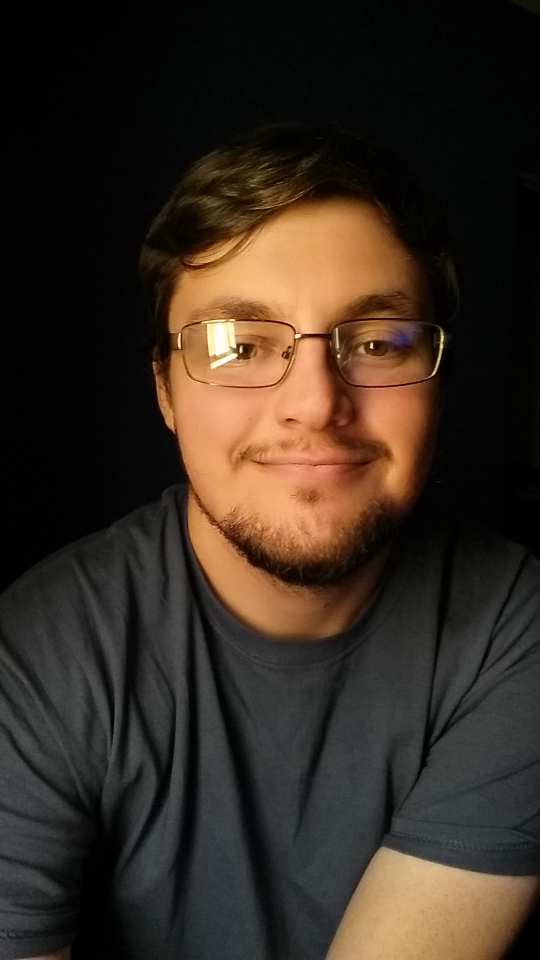
#> input picture Image processing/custom/20180601_154924.jpg, 1080 x 1920 px, given as the content of the folder custom/formatted/, which was not available (shown at 1/2 size)
$ python facedetect.py
#> lines starting #> are read from the running program, lines starting #| are printed output that depends on the picture; after the words box and inside, x2 and y2 are one past the last pixel; in counts of white or black regions, pixels touching at a corner belong together; pictures that were not available may be replaced by others from this repository, and a replacement may not be noted
#Detect and crop face from the designated image, then
#convert it to greyscale and rescale down to 48x48 pixels
import cv2
import glob
import shutil
import os
from PIL import Image

# deletes all previously formatted photos
direct = 'custom/formatted/'
for f in os.listdir(direct):
    os.remove(os.path.join(direct, f))

# copies all of the photos into /formatted to be processed
for filename in glob.glob('custom/*.jpg'):
    shutil.copy(filename, 'custom/formatted/')

# goes through all custom images and formats to be worked on
for filename in glob.glob('custom/formatted/*.jpg'):

    #Read the input image
    img = cv2.imread(filename)
#> img is the input picture: shape (1920, 1080, 3); mean B, G, R 33.3, 43.6, 55

    #Convert image to grayscale
    gray = cv2.cvtColor(img, cv2.COLOR_BGR2GRAY)
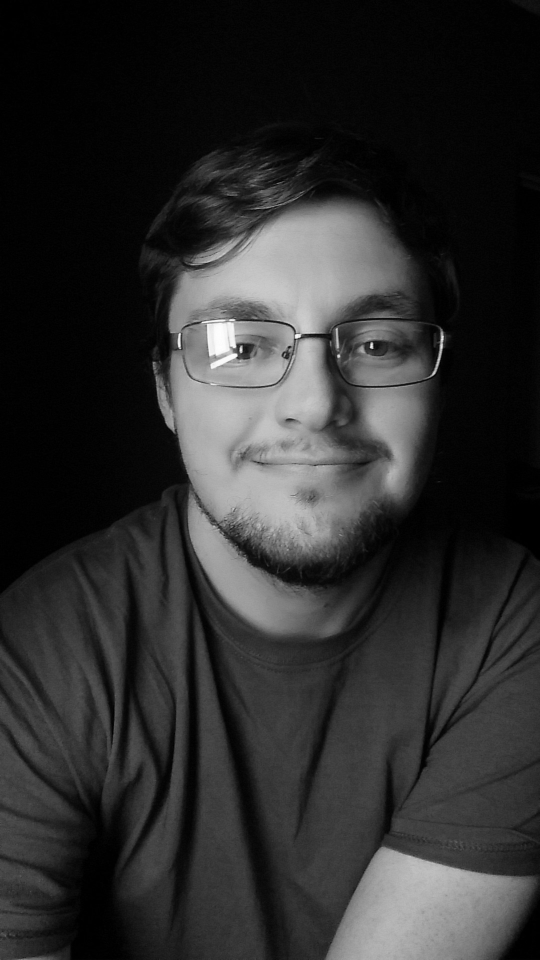
#> gray: shape (1920, 1080) (shown at 1/2 size); min 0, max 254, mean 45.8

    #Load haar cascade
    detector = cv2.CascadeClassifier('haarcascade_frontalface_alt2.xml')

    #Detect faces
    faces = detector.detectMultiScale(gray, 1.1, 5)
#> faces = [[284, 420, 679, 679]]

    #Draw rectangle around face and crop face
    for (x, y, w, h) in faces:
        cv2.rectangle(img, (x, y), (x+w, y+h), (0, 0, 255), 2)
        faces = img[y:y + h, x:x + w]
        cv2.imwrite(filename, faces)
#> this loop made 1 pass
#> pass 1, `faces = img[y:y + h, x:x + w]`:
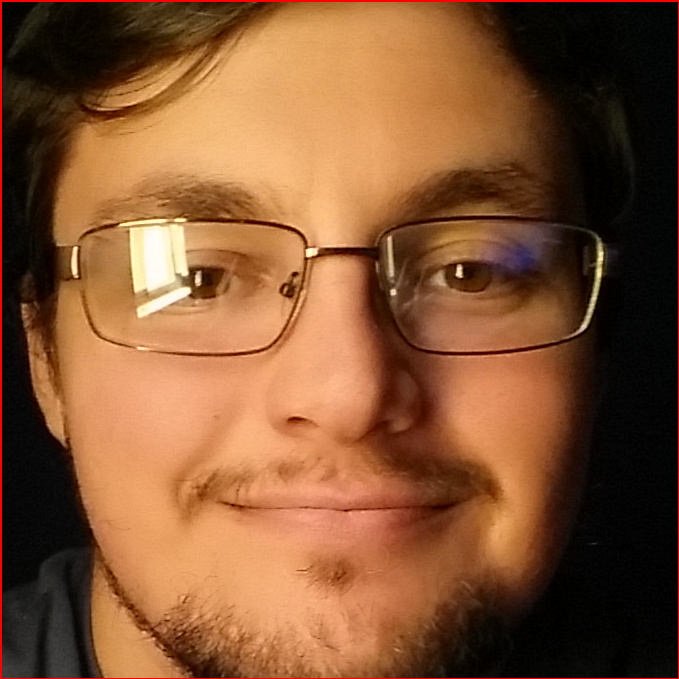
#> faces: shape (679, 679, 3); mean B, G, R 51.7, 84.9, 131.5
#> after the loop:
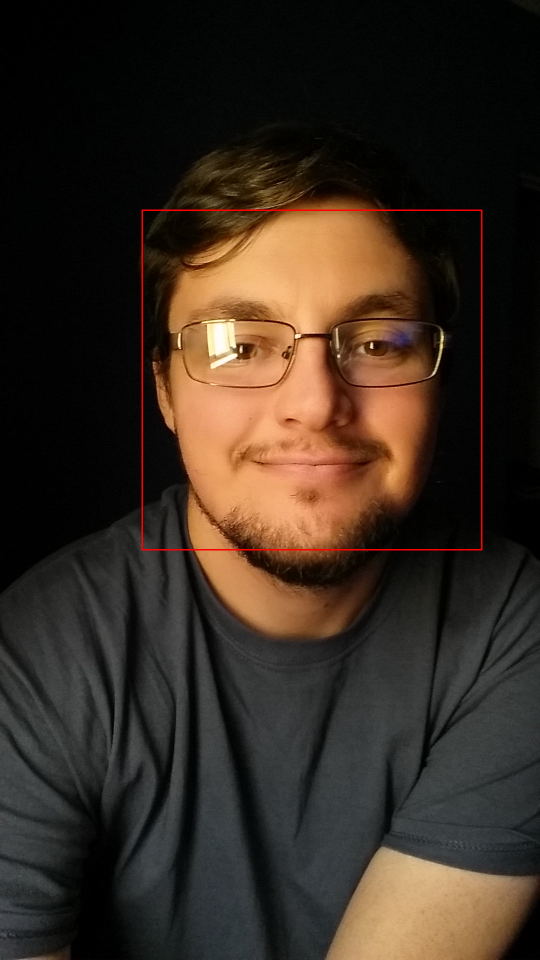
#> img: shape (1920, 1080, 3) (shown at 1/2 size); 0.39% of pixels changed, all inside (x1, y1, x2, y2) = (283, 419, 965, 1101)

# Convert cropped .jpg image to grayscale and scale down to 48x48 pixels, then save as .png and delete .jpg
for filename in glob.glob('custom/formatted/*.jpg'):
    if(filename.endswith(".jpg")):
        scaling = Image.open(filename).convert('L')
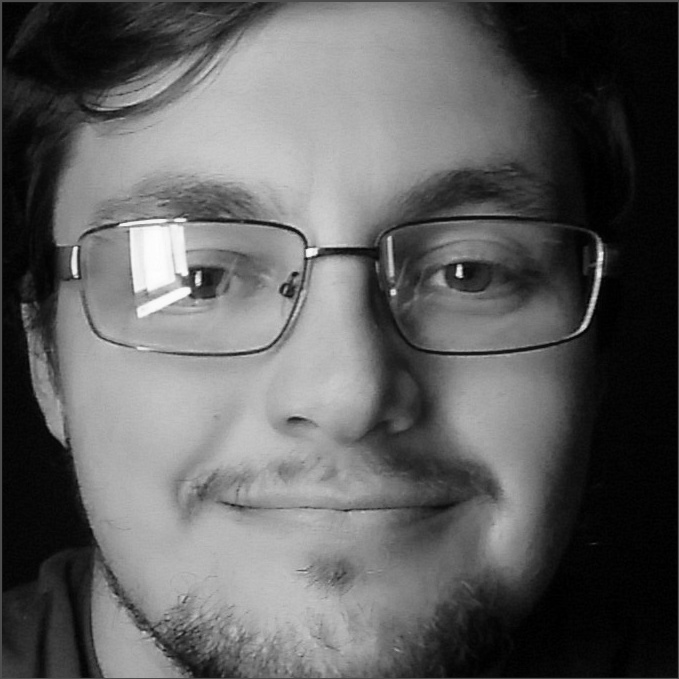
#> scaling: PIL image 679x679 L; min 0, max 254, mean 95.1
        scaled_face = scaling.resize((48, 48))
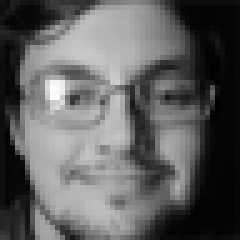
#> scaled_face: PIL image 48x48 L (shown 5 times larger); min 0, max 254, mean 94.9
        file_name, file_ext = os.path.splitext(filename)
        scaled_face.save(('{}.png'.format(file_name)), optimize=True)
        os.remove(filename)
